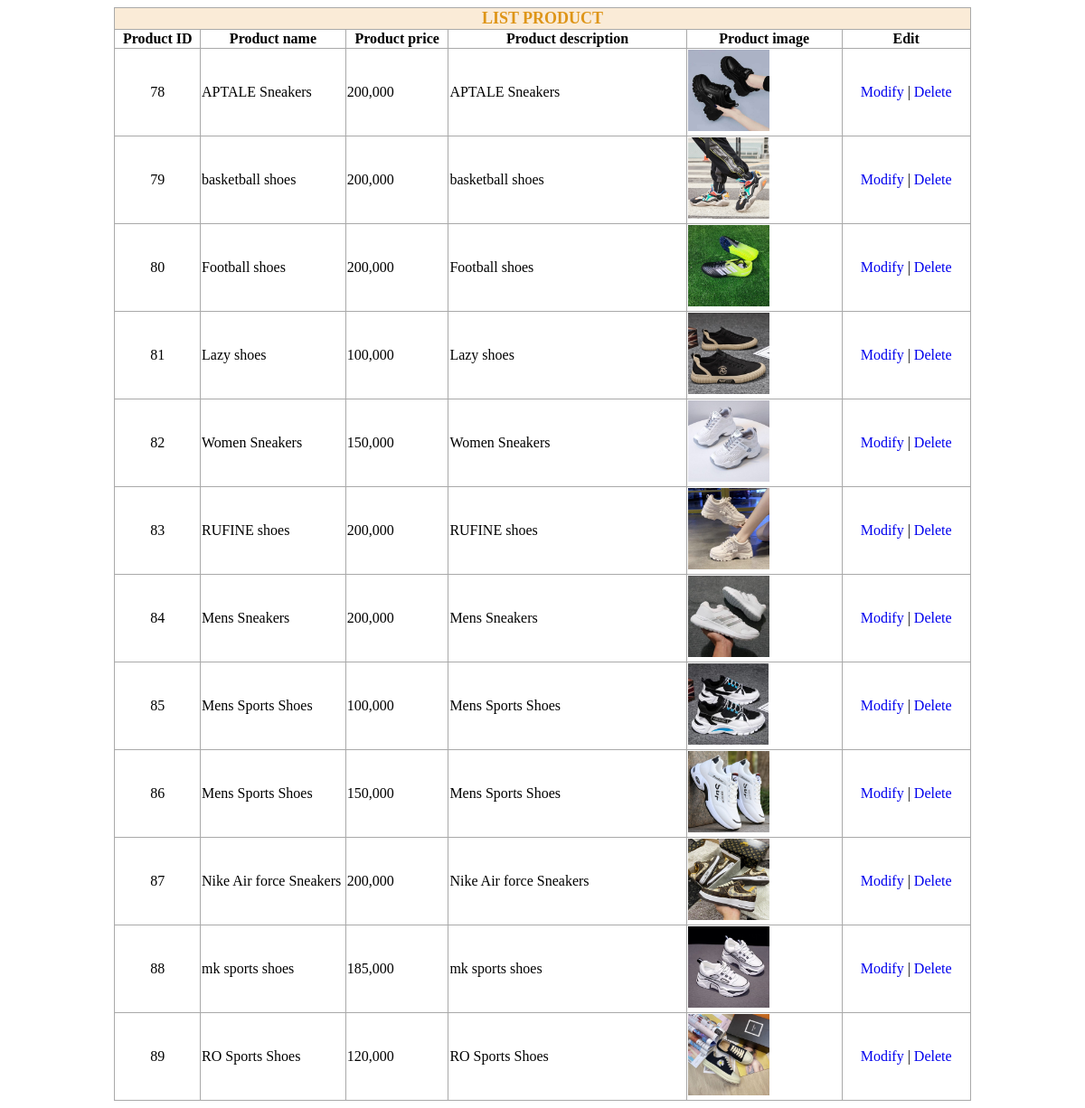
The app's page /admin/ListProduct.php with its own data.
### tables this page shows
CREATE TABLE `product` (
  `product_id` int(10) NOT NULL,
  `product_name` varchar(300) NOT NULL,
  `product_price` int(10) NOT NULL,
  `product_description` varchar(3000) NOT NULL,
  `product_image` varchar(200) NOT NULL
);

### admin/ListProduct.php (the view, shortened to what this page needs)
<?php
    require_once "DatabaseConnect.php";
    $sql = "SELECT * FROM product";
    $result = $conn -> query($sql);
?>
<!DOCTYPE html>
<html lang="en">
<head>
    <link rel="stylesheet" href="CSS/Product_Manage_Style.css">
</head>
<body>
    <table border="1" id="ListProduct">
        <tr id="ListProductTitle">
            <td colspan="6">LIST PRODUCT</td>
        </tr>
        <tr>
            <th width="10%">
                Product ID
            </th>
            <th width="17%">
                Product name
            </th>
            <th width="12%">
                Product price
            </th>
            <th>
                Product description
            </th>
            <th>
                Product image
            </th>
            <th width="15%">
                Edit
            </th>
        </tr>
        <?php
            if(mysqli_num_rows($result) > 0)
                while($row = mysqli_fetch_assoc($result)) {
        ?>
        <tr>
            <td class="tdEdit">
                <?php echo $row['product_id']; ?>
            </td>
            <td>
                <?php echo $row['product_name']; ?>
            </td>
            <td>
                <?php echo number_format($row['product_price'],0); ?>
            </td>
            <td>
                <?php echo $row['product_description']; ?>
            </td>
            <td>
                <img src="<?php echo $row['product_image']; ?>" height="90px">
            </td>
            <td class="tdEdit">
                <a href="index.php?page=ModifyProduct&id=<?php echo $row['product_id']; ?>">Modify</a> |
                <a href="index.php?page=DeleteProduct&id=<?php echo $row['product_id']; ?>">Delete</a>
            </td>
        </tr>
        <?php
            }
        ?>
    </table>
</body>
</html>

### admin/CSS/Product_Manage_Style.css (style rules this page uses)
body { font-family: 'Tahoma'; font-weight: normal; }
table#ListProduct { margin: auto; width: 80%; border-collapse: collapse; border-color:darkgray; }
tr#ListProductTitle { font-size: large; color: rgb(222, 149, 24); text-align: center; font-weight: bold; background-color: antiquewhite; }
td.tdEdit { text-align: center; }
a { text-decoration: none; }

### records on screen
product: product_id "78", product_name "APTALE Sneakers", product_price "200,000", product_description "APTALE Sneakers", product_image (picture)
product: product_id "79", product_name "basketball shoes", product_price "200,000", product_description "basketball shoes", product_image (picture)
product: product_id "80", product_name "Football shoes", product_price "200,000", product_description "Football shoes", product_image (picture)
product: product_id "81", product_name "Lazy shoes", product_price "100,000", product_description "Lazy shoes", product_image (picture)
product: product_id "82", product_name "Women Sneakers", product_price "150,000", product_description "Women Sneakers", product_image (picture)
product: product_id "83", product_name "RUFINE shoes", product_price "200,000", product_description "RUFINE shoes", product_image (picture)
product: product_id "84", product_name "Mens Sneakers", product_price "200,000", product_description "Mens Sneakers", product_image (picture)
product: product_id "85", product_name "Mens Sports Shoes", product_price "100,000", product_description "Mens Sports Shoes", product_image (picture)
product: product_id "86", product_name "Mens Sports Shoes", product_price "150,000", product_description "Mens Sports Shoes", product_image (picture)
product: product_id "87", product_name "Nike Air force Sneakers", product_price "200,000", product_description "Nike Air force Sneakers", product_image (picture)
product: product_id "88", product_name "mk sports shoes", product_price "185,000", product_description "mk sports shoes", product_image (picture)
product: product_id "89", product_name "RO Sports Shoes", product_price "120,000", product_description "RO Sports Shoes", product_image (picture)
